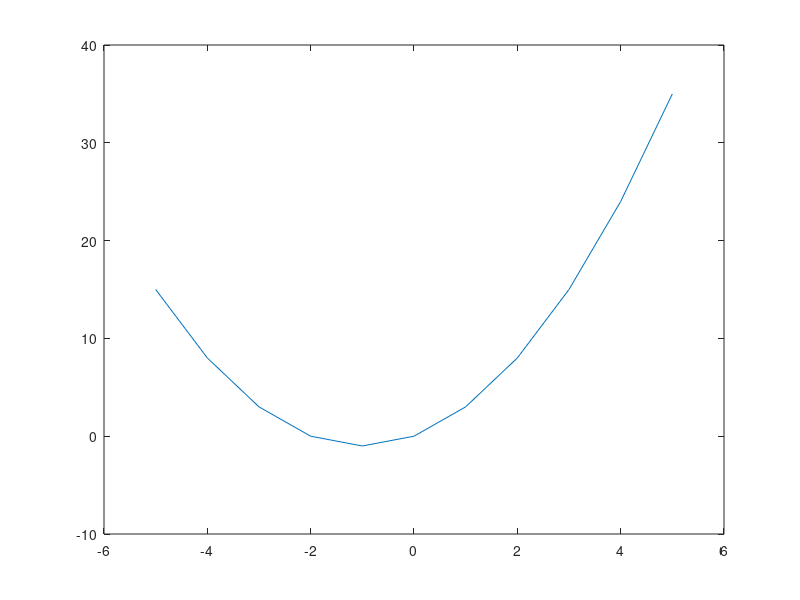

MATLAB code to generate this figure:
clear
clc

% Membuat array dgn increment
a = 1:5; % Artinya membuat matrix dari 1 sampai 5 dgn penambahan 1 setiap step nya

% Array dengan perubahan step 
b = 1:0.5:5; % Array dari 1 dgn step 0.5 sampai 5
% Bisa juga ditulis b = 1:.5:5 

% loop for dari 1 sampe 10 dgn step 1
for i = 1:10 % Kondisi dari i
    i 
    disp('ditambah satu loop'); % display untuk memunculkan value
end

%Contoh loop dari 1 sampai 10 dgn step 0,5
for i = 1:0.5:10 % Kondisi dari i
    i 
    disp('ditambah setengah loop'); % display untuk memunculkan value
end

%contoh kasus misalkan y = x^2 + 2x
% misalkan x = -5 sampai 5 
% Lalu berapakah nilai y setiap step nya

%Jawab
x = -5:5; % loop dari -5 sampai 5 dgn step yaitu 1
y = []; %Array kosong untuk menampung hasil dari perhitungan y atau biasa disebut append  dalam python
length(x); %untuk mengetahui panjang matrix

%Maka nilai y yg memenuhi loop adalah:
for i = 1:length(x) % kondisi dari 1 sampai panjang x
   y(i) = x(i)^2 + 2*x(i); % Masukin rumus nya dgn kondisi x sbg loop i
end

%Membuat plot hasil dari loop x(i) dan hasil nya yaitu y 
plot(x,y);

%While loop
p = 1000; years = 0;
while (p < 10000)
    years = years + 1;
    p = p*(1 + 0.06);
end
